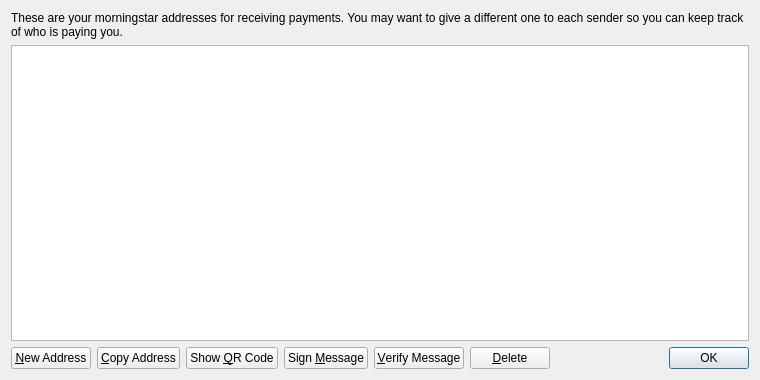
<?xml version="1.0" encoding="UTF-8"?>
<ui version="4.0">
 <class>AddressBookPage</class>
 <widget class="QWidget" name="AddressBookPage">
  <property name="geometry">
   <rect>
    <x>0</x>
    <y>0</y>
    <width>760</width>
    <height>380</height>
   </rect>
  </property>
  <property name="windowTitle">
   <string>Address Book</string>
  </property>
  <property name="styleSheet">
   <string notr="true">background-image: url(:/images/gr);</string>
  </property>
  <layout class="QVBoxLayout" name="verticalLayout">
   <item>
    <widget class="QLabel" name="labelExplanation">
     <property name="text">
      <string>These are your morningstar addresses for receiving payments. You may want to give a different one to each sender so you can keep track of who is paying you.</string>
     </property>
     <property name="textFormat">
      <enum>Qt::PlainText</enum>
     </property>
     <property name="wordWrap">
      <bool>true</bool>
     </property>
    </widget>
   </item>
   <item>
    <widget class="QTableView" name="tableView">
     <property name="contextMenuPolicy">
      <enum>Qt::CustomContextMenu</enum>
     </property>
     <property name="toolTip">
      <string>Double-click to edit address or label</string>
     </property>
     <property name="tabKeyNavigation">
      <bool>false</bool>
     </property>
     <property name="alternatingRowColors">
      <bool>true</bool>
     </property>
     <property name="selectionMode">
      <enum>QAbstractItemView::SingleSelection</enum>
     </property>
     <property name="selectionBehavior">
      <enum>QAbstractItemView::SelectRows</enum>
     </property>
     <property name="sortingEnabled">
      <bool>true</bool>
     </property>
     <attribute name="verticalHeaderVisible">
      <bool>false</bool>
     </attribute>
    </widget>
   </item>
   <item>
    <layout class="QHBoxLayout" name="horizontalLayout">
     <item>
      <widget class="QPushButton" name="newAddressButton">
       <property name="toolTip">
        <string>Create a new address</string>
       </property>
       <property name="text">
        <string>&amp;New Address</string>
       </property>
       <property name="icon">
        <iconset resource="../bitcoin.qrc">
         <normaloff>:/icons/add</normaloff>:/icons/add</iconset>
       </property>
      </widget>
     </item>
     <item>
      <widget class="QPushButton" name="copyToClipboard">
       <property name="toolTip">
        <string>Copy the currently selected address to the system clipboard</string>
       </property>
       <property name="text">
        <string>&amp;Copy Address</string>
       </property>
       <property name="icon">
        <iconset resource="../bitcoin.qrc">
         <normaloff>:/icons/editcopy</normaloff>:/icons/editcopy</iconset>
       </property>
      </widget>
     </item>
     <item>
      <widget class="QPushButton" name="showQRCode">
       <property name="text">
        <string>Show &amp;QR Code</string>
       </property>
       <property name="icon">
        <iconset resource="../bitcoin.qrc">
         <normaloff>:/icons/qrcode</normaloff>:/icons/qrcode</iconset>
       </property>
      </widget>
     </item>
     <item>
      <widget class="QPushButton" name="signMessage">
       <property name="toolTip">
        <string>Sign a message to prove you own a morningstar address</string>
       </property>
       <property name="text">
        <string>Sign &amp;Message</string>
       </property>
       <property name="icon">
        <iconset resource="../bitcoin.qrc">
         <normaloff>:/icons/edit</normaloff>:/icons/edit</iconset>
       </property>
      </widget>
     </item>
     <item>
      <widget class="QPushButton" name="verifyMessage">
       <property name="toolTip">
        <string>Verify a message to ensure it was signed with a specified morningstar address</string>
       </property>
       <property name="text">
        <string>&amp;Verify Message</string>
       </property>
       <property name="icon">
        <iconset resource="../bitcoin.qrc">
         <normaloff>:/icons/transaction_0</normaloff>:/icons/transaction_0</iconset>
       </property>
      </widget>
     </item>
     <item>
      <widget class="QPushButton" name="deleteButton">
       <property name="toolTip">
        <string>Delete the currently selected address from the list</string>
       </property>
       <property name="text">
        <string>&amp;Delete</string>
       </property>
       <property name="icon">
        <iconset resource="../bitcoin.qrc">
         <normaloff>:/icons/remove</normaloff>:/icons/remove</iconset>
       </property>
      </widget>
     </item>
     <item>
      <spacer name="horizontalSpacer">
       <property name="orientation">
        <enum>Qt::Horizontal</enum>
       </property>
       <property name="sizeHint" stdset="0">
        <size>
         <width>40</width>
         <height>20</height>
        </size>
       </property>
      </spacer>
     </item>
     <item>
      <widget class="QDialogButtonBox" name="buttonBox">
       <property name="sizePolicy">
        <sizepolicy hsizetype="Maximum" vsizetype="Fixed">
         <horstretch>0</horstretch>
         <verstretch>0</verstretch>
        </sizepolicy>
       </property>
       <property name="standardButtons">
        <set>QDialogButtonBox::Ok</set>
       </property>
      </widget>
     </item>
    </layout>
   </item>
  </layout>
 </widget>
 <resources>
  <include location="../bitcoin.qrc"/>
 </resources>
 <connections/>
</ui>
